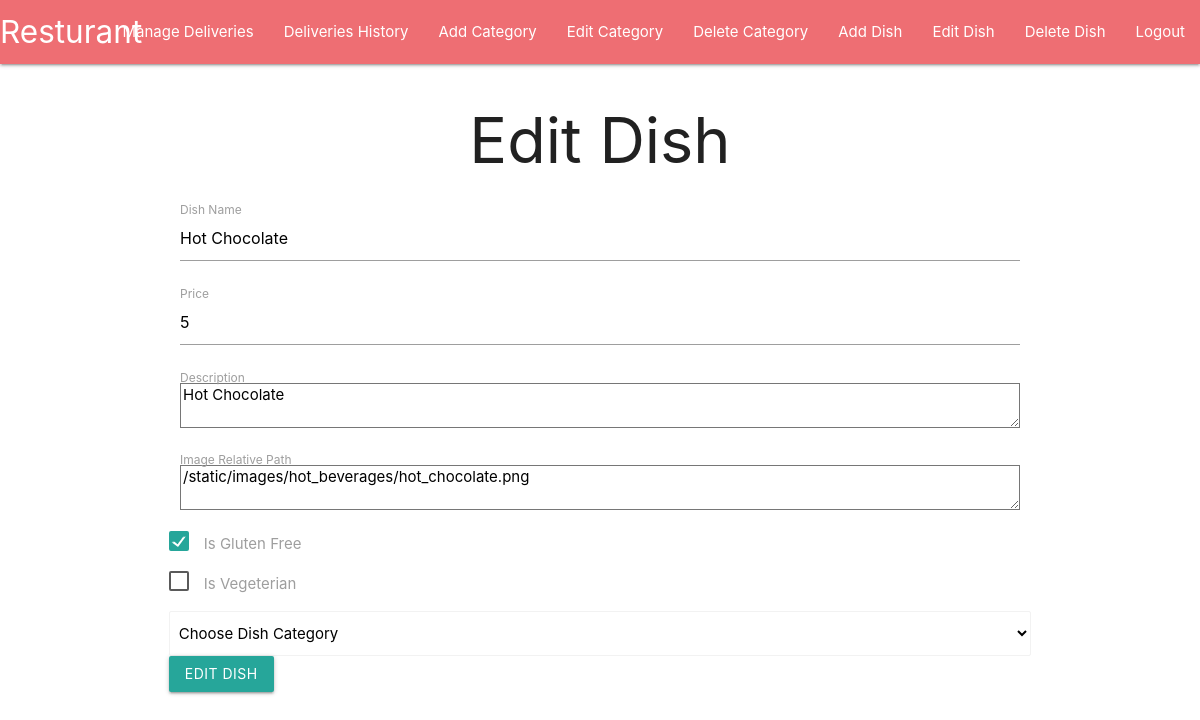
Page /manager/edit_dish/1 (signed in) on the committed database.
### dish/models.py (models this page shows, shortened)
class Dish(models.Model):
    name = models.CharField(max_length=200)
    price = models.PositiveIntegerField(default=1, validators=[MinValueValidator(1)])
    description = models.TextField(blank=True)
    image = models.TextField(blank=True)
    is_gluten_free = models.BooleanField()
    is_vegeterian = models.BooleanField()
    category = models.ForeignKey(Category,on_delete=models.CASCADE)

### manager/views.py (the view)
# urls.py: path("edit_dish/<int:id>",views.edit_dish,name="edit-dish"),
@login_required(login_url="login-manager")
def edit_dish(request,id):
    if request.user.is_authenticated and not request.user.is_staff:
        return redirect('show-categories')
    dish = Dish.objects.get(id=id)
    categories = Category.objects.all()
    if request.method == "POST":
        is_gluten_free = request.POST.get('is_gluten_free') == 'on'
        is_vegeterian = request.POST.get('is_vegeterian') == 'on'
        if not request.POST.get('category_id'):
             messages.error(request,f"You must choose category when you edit a dish!")
             return redirect("edit-dish",id=dish.id)
        form = DishForm(request.POST)
        if form.is_valid():
            dish.name = form.cleaned_data['name']
            dish.price = form.cleaned_data['price']
            dish.description = form.cleaned_data['description']
            dish.image = form.cleaned_data['image']
            dish.is_gluten_free = is_gluten_free
            dish.is_vegeterian = is_vegeterian
            dish.save()
            messages.success(request,f"Dish edited successfully - {form.cleaned_data['name']}")
            return redirect("show-manager-dishes")
    else:
        form = DishForm()
    return render(request,"manager/edit_dish.html",{"form":form,"dish":dish,"categories":categories})

### manager/forms.py
class DishForm(forms.Form):
    name = forms.CharField(label="Dish Name",max_length=200,min_length=1,required=True)
    price = forms.IntegerField(min_value=1,required=True)
    description = forms.CharField(widget=forms.Textarea,required=False)
    image = forms.CharField(widget=forms.Textarea,required=False)
    is_gluten_free = forms.BooleanField(required=False)
    is_vegeterian = forms.BooleanField(required=False)

### manager/templates/manager/edit_dish.html (shortened to what this page needs)
{%extends 'layouts/layout.html'%}
{% block content %}
{% include 'common/navbar_manager.html' %}
<h1 style="text-align: center;">Edit Dish</h1>
<div class="container">
    <form class="col s12" action="{% url 'edit-dish' id=dish.id %}" method="POST" novalidate>
        <div class="row">
            <div class="input-field col s12">
                <input type="text" id="dish_name" name="name" placeholder="Dish Name" value="{{dish.name}}">
                <label for="dish_name">Dish Name</label>
            </div>
            <div class="input-field col s12">
                <input type="number" id="price" name="price" placeholder="Price" min="1" value="{{dish.price}}">
                <label for="price">Price</label>
            </div>
            <div class="input-field col s12">
                <textarea name="description" id="description" placeholder="Description">{{dish.description}}</textarea>
                <label for="description">Description</label>
            </div>
            <div class="input-field col s12">
                <textarea name="image" id="image" placeholder="Image Relative Path">{{dish.image}}</textarea>
                <label for="image">Image Relative Path</label>
            </div>
            <p>
                <label>
                  <span>Is Gluten Free</span>
                </label>
            </p>
            <p>
                <label>
                  <span>Is Vegeterian</span>
                </label>
            </p>
            <select class="browser-default" name="category_id" >
              <option value="" disabled selected>Choose Dish Category</option>
            </select>
            <button type="submit" class="waves-effect waves-light btn">Edit Dish</button>
        </div>
    </form>
</div>
{% endblock content %}

### rows in the picture
Dish: name "Hot Chocolate", price "5", description "Hot Chocolate", image "/static/images/hot_beverages/hot_chocolate.png"
